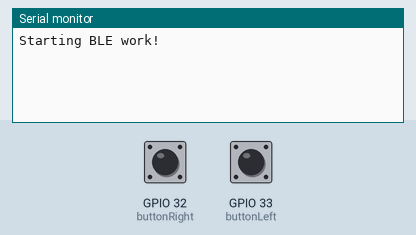
Simulated run of this sketch. Board: ESP32. On the bench: the last lines printed to the serial monitor. The inputs (shaded band) are chosen by the test bench; at power-on: GPIO 32 (buttonRight) HIGH, GPIO 33 (buttonLeft) HIGH. USB keyboard and mouse output is not drawn.

Above: at 1.2 s.
1.3 s: GPIO 32 (buttonRight) pulled LOW for 0.15 s
At 2.6 s:
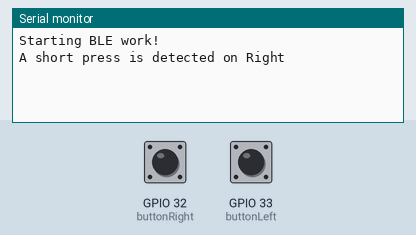
3.0 s: GPIO 33 (buttonLeft) pulled LOW for 0.15 s
At 3.9 s:
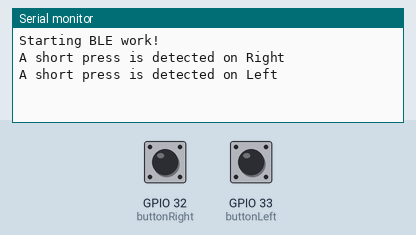
4.7 s: GPIO 32 (buttonRight) pulled LOW for 1 s
At 6.2 s:
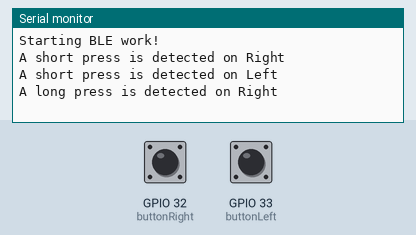
7.2 s: GPIO 33 (buttonLeft) pulled LOW for 1 s
At 9.3 s:
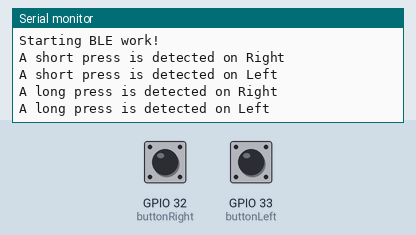

Measured:
- after the input at 1.3 s, the serial monitor: prints a new line after 0.20 s (image 1)
- after the input at 3.0 s, the serial monitor: prints a new line after 0.20 s (image 2)
- after the input at 4.7 s, the serial monitor: prints a new line after 0.65 s (image 3)
- after the input at 7.2 s, the serial monitor: prints a new line after 0.65 s (image 4)

The sketch:

PageTurner.ino
```cpp
#include <BleKeyboard.h>

#include <ezButton.h>

//thanks https://arduinogetstarted.com/tutorials/arduino-button-long-press-short-press

const int LONG_PRESS_TIME = 600; // 1000 milliseconds

ezButton buttonRight(32); // create ezButton object that attach to pin 32;
ezButton buttonLeft(33);

unsigned long pressedTimeRight = 0;
unsigned long releasedTimeRight = 0;
bool isPressingRight = false;
bool isLongDetectedRight = false;

unsigned long pressedTimeLeft = 0;
unsigned long releasedTimeLeft = 0;
bool isPressingLeft = false;
bool isLongDetectedLeft = false;

BleKeyboard bleKeyboard("Tiny Turner", "Arnaud R.", 100);
void setup() {
  Serial.begin(115200);

  // set debounce time to 50 milliseconds
  buttonRight.setDebounceTime(50);
  buttonLeft.setDebounceTime(50);

  //starting BLE broadcasting
  Serial.println("Starting BLE work!");
  bleKeyboard.begin();
}

void loop() {
  if (bleKeyboard.isConnected()) {

    buttonRight.loop(); // MUST call the loop() function first
    buttonLeft.loop(); // MUST call the loop() function first

    if (buttonRight.isPressed()) {
      pressedTimeRight = millis();
      isPressingRight = true;
      isLongDetectedRight = false;
    }
    if (buttonLeft.isPressed()) {
      pressedTimeLeft = millis();
      isPressingLeft = true;
      isLongDetectedLeft = false;
    }

    if (buttonRight.isReleased()) {
      isPressingRight = false;
      releasedTimeRight = millis();

      long pressDurationRight = releasedTimeRight - pressedTimeRight;

      if (pressDurationRight < LONG_PRESS_TIME) {
        Serial.println("A short press is detected on Right");
        bleKeyboard.write(KEY_RIGHT_ARROW);
        bleKeyboard.releaseAll();
      }
    }
    if (buttonLeft.isReleased()) {
      isPressingLeft = false;
      releasedTimeLeft = millis();

      long pressDurationLeft = releasedTimeLeft - pressedTimeLeft;

      if (pressDurationLeft < LONG_PRESS_TIME) {
        Serial.println("A short press is detected on Left");
        bleKeyboard.write(KEY_LEFT_ARROW);
        bleKeyboard.releaseAll();
      }
    }

    if (isPressingRight == true && isLongDetectedRight == false) {
      long pressDurationRight = millis() - pressedTimeRight;

      if (pressDurationRight > LONG_PRESS_TIME) {
        Serial.println("A long press is detected on Right");
        bleKeyboard.write(KEY_DOWN_ARROW);
        bleKeyboard.releaseAll();
        isLongDetectedRight = true;
      }
    }

    if (isPressingLeft == true && isLongDetectedLeft == false) {
      long pressDurationLeft = millis() - pressedTimeLeft;

      if (pressDurationLeft > LONG_PRESS_TIME) {
        Serial.println("A long press is detected on Left");
        bleKeyboard.write(KEY_UP_ARROW);
        bleKeyboard.releaseAll();
        isLongDetectedLeft = true;
      }
    }
    // handleButton(buttonRight, KEY_RIGHT_ARROW, KEY_DOWN_ARROW,pressedTimeRight, releasedTimeRight,isPressingRight,isLongDetectedRight);
    // handleButton(buttonLeft, KEY_LEFT_ARROW, KEY_UP_ARROW,pressedTimeLeft, releasedTimeLeft,isPressingLeft,isLongDetectedLeft);
  }

}
```
